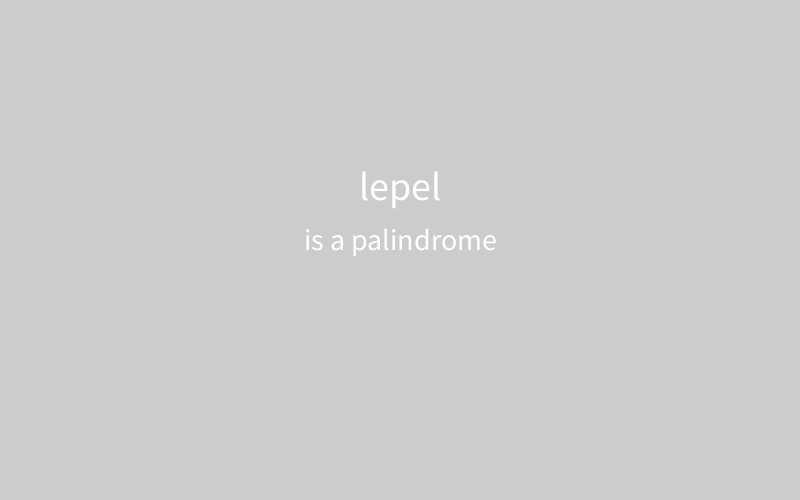
Frame 1 (no input)
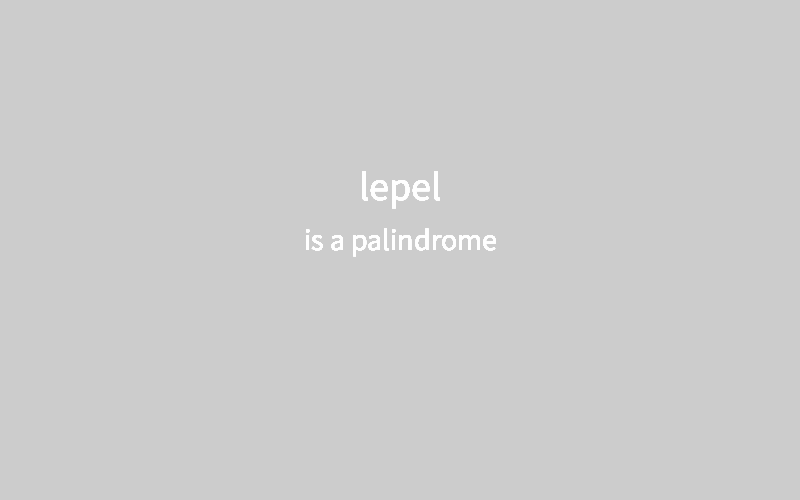
Frame 60 (the mouse pressed at the canvas centre just before this capture)
Frame 120 (the mouse held since frame 60 and released just before this capture): identical to frame 60, image omitted

The Processing sketch that drew these frames (run headless with seeded random() and noise(); from frame 60 on, the mouse is pressed at the canvas centre):

// Processing sketch: topic_1_1_4_processing_code
// ── topic_1_1_4_processing_code.pde
String[] words = {"lepel"};
String row = join(words, " ");
String rowreverse = new String(reverse(row.toCharArray()));




void setup() {
  size(800, 500);
  textAlign(CENTER);
  }
void draw(){
  textSize(40);
  text(row, width/2, height/2-50);

  if (row.equals(rowreverse)) {

    textSize(30);
    text("is a palindrome", width/2, height/2);
  } else {
    textSize(30);
    text("is not a palindrome", width/2, height/2);
  }
}
